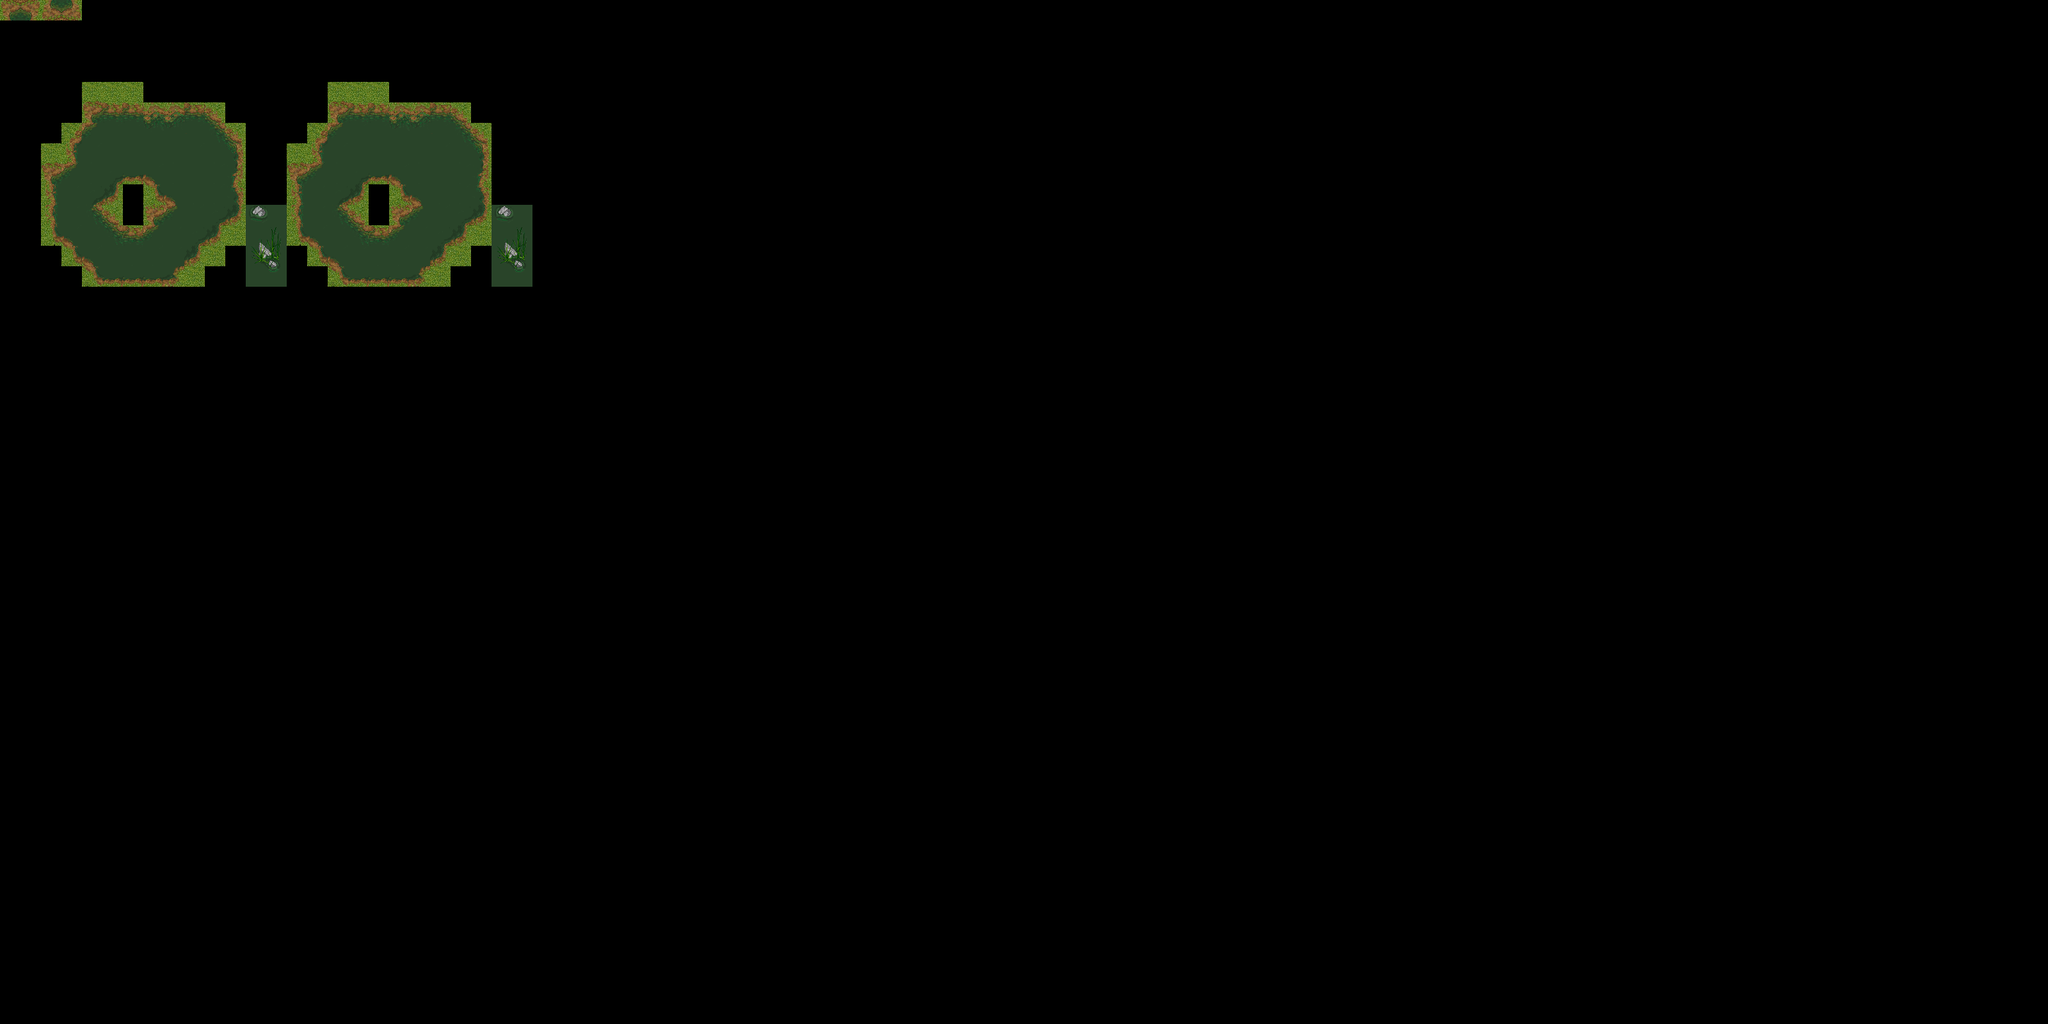

This game map was drawn from its Tiled (.tmx) file and the tilesets committed beside it. A one-line description and the trimmed map source follow:
An orthogonal 100x50 tile map with 32x32 px tiles, 1 tile layer (Tile Layer 2).

<map version="1.0" orientation="orthogonal" width="100" height="50" tilewidth="32" tileheight="32">
 <tileset firstgid="1" name="watertileset3qb2tg0" tilewidth="32" tileheight="32">
  <image source="watertileset3qb2tg0.png" width="410" height="331" />
 </tileset>
 <layer name="Tile Layer 2" width="100" height="50">
  <data>[5000 cells, 252 non-empty, 120 distinct tile ids]</data>
 </layer>
</map>
